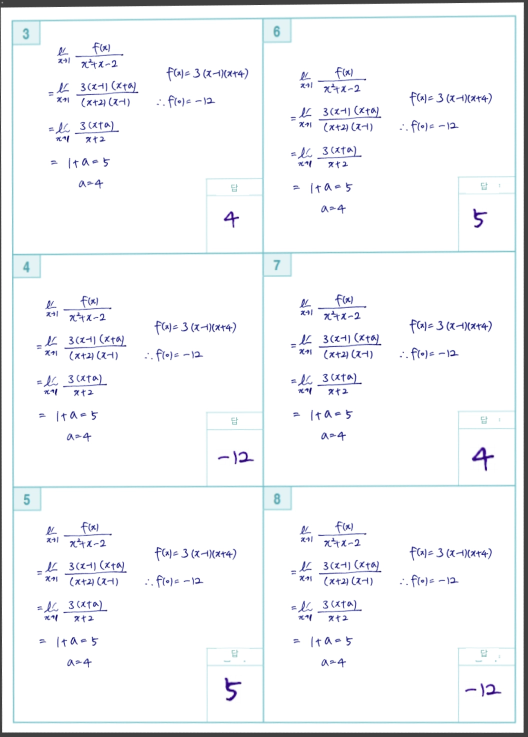
#> input picture images/origin_0.webp, 1056 x 1474 px (shown at 1/2 size)
$ python -i image_api.py   (imports and definitions only)
#> lines starting #> are read from the running program, lines starting #| are printed output that depends on the picture
import matplotlib.pyplot as plt
import cv2
import numpy as np

def plt_imshow(title='image', img=None, figsize=(8, 5)):
    plt.figure(figsize=figsize)

    if type(img) == list:
        if type(title) == list:
            titles = title
        else:
            titles = []

            for i in range(len(img)):
                titles.append(title)

        for i in range(len(img)):
            if len(img[i].shape) <= 2:
                rgbImg = cv2.cvtColor(img[i], cv2.COLOR_GRAY2BGR)
            else:
                rgbImg = cv2.cvtColor(img[i], cv2.COLOR_BGR2RGB)

            plt.subplot(1, len(img),  i + 1), plt.imshow(rgbImg)
            plt.title(titles[i])
            plt.xticks([]), plt.yticks([])

        plt.show()
    else:
        if len(img.shape) <= 2:
            rgbImg = cv2.cvtColor(img, cv2.COLOR_GRAY2RGB)
        else:
            rgbImg = cv2.cvtColor(img, cv2.COLOR_BGR2RGB)

        plt.imshow(rgbImg, aspect='equal')
        plt.title(title)
        plt.xticks([]), plt.yticks([])
        plt.show()


def image_read(image):
    image_nparray = np.asarray(bytearray(image.file.read()), dtype=np.uint8)

    # 바이트 배열을 이미지로 디코드
    org_image = cv2.imdecode(image_nparray, cv2.IMREAD_COLOR)

    # 이미지 출력
    plt_imshow("Original Image", org_image)

    return org_image

>>> import cv2
>>> picture = cv2.imread('../images/origin_0.webp', cv2.IMREAD_GRAYSCALE)
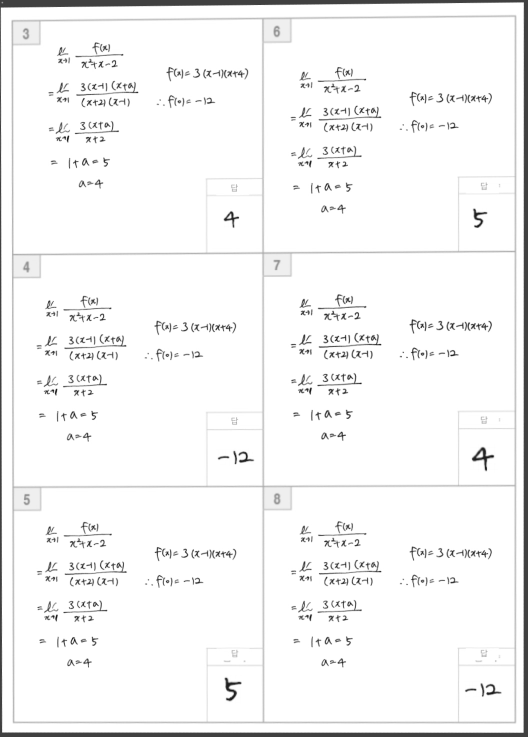
#> picture: shape (1474, 1056) (shown at 1/2 size); min 15, max 255, mean 245
#> (the run stopped early here; a loop or call above may not have finished)
